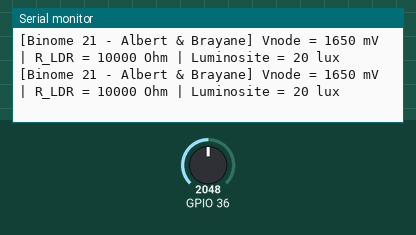
Bench run of a program on a simulated ESP32. Parts: the last lines printed to the serial monitor. Inputs (shaded band) come from the test bench; at power-on: GPIO 36 = 2048.

Above: at 1.2 s.
1.3 s: GPIO 36 set to 2866
At 2.6 s:
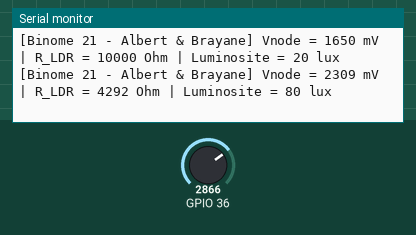
2.8 s: GPIO 36 set to 3603
At 4.0 s:
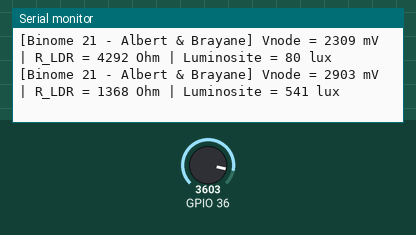
Timing chart, 0 to 5.8 s (numbered marks = the images above; inputs shaded):
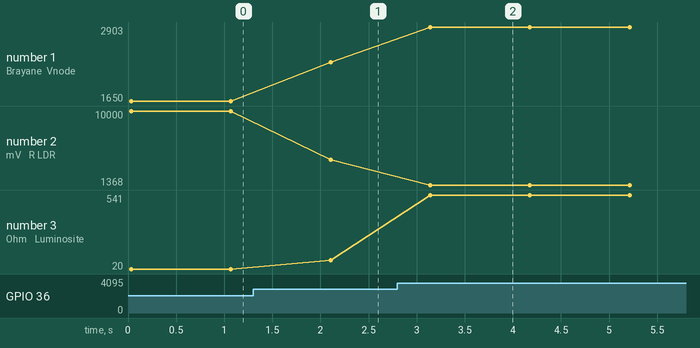

Measured:
- after the input at 1.3 s, the serial monitor: prints a new line after 0.81 s (image 1)
- after the input at 2.8 s, the serial monitor: prints a new line after 0.34 s (image 2)
- plotted number 1: 1650 → 2309 after the input at 1.3 s, 2309 → 2903 after the input at 2.8 s
- plotted number 2: 10000 → 4292 after the input at 1.3 s, 4292 → 1368 after the input at 2.8 s
- plotted number 3: 20 → 80 after the input at 1.3 s, 80 → 541 after the input at 2.8 s

The program:

main.cpp
```cpp
// ============================================================================
// [1.5.3.2] ADC - LDR GL5528 : resistance reelle (Ohm) puis luminosite (lux)
// Binome 21 - Albert & Brayane
//
// Montage : MEME pont diviseur que 1.5.2 (on repasse la LDR + 10k sur GPIO36) :
//   3V3 ---[ LDR ]---+---[ R_fixe 10k ]--- GND        ( noeud -> GPIO36 )
//
// Etape 1 : R_LDR a partir du pont diviseur (LDR cote 3V3) :
//   Vnode = Vsupply * R_fixe / (R_LDR + R_fixe)
//   ==> R_LDR = R_fixe * (Vsupply - Vnode) / Vnode
//
// Etape 2 : luminosite en lux a partir du datasheet GL5528 (serie GL55, p.2) :
//   une LDR suit  R = R10 * (E/10)^(-gamma)   ==>   E(lux) = 10 * (R10 / R_LDR)^(1/gamma)
//   GL5528 : R10 (a 10 lux) = 10-20 kOhm  (on prend 15k nominal) ; gamma = 0.6
//
// NB : R10 est donne en PLAGE par le datasheet -> le lux obtenu est un ORDRE DE
//      GRANDEUR, pas une mesure de luxmetre. On lit avec analogReadMilliVolts()
//      (tension calibree) car on exploite la valeur absolue de Vnode.
// ============================================================================
#include <Arduino.h>
#include <math.h>

const char* PREFIX = "[Binome 21 - Albert & Brayane]";
const int   LDR        = 36;        // GPIO36 = VP = ADC1_CH0 (noeud du pont)
const float VSUPPLY_MV = 3300.0;    // rail 3V3 (nominal ; alim de la LDR = 3V3, PAS VIN)
const float R_FIXE     = 10000.0;   // resistance fixe du pont : 10 kOhm

// --- Parametres datasheet GL5528 (serie GL55) ---
const float R10   = 15000.0;        // resistance a 10 lux (~10-20k -> 15k nominal)
const float GAMMA = 0.6;            // pente gamma (10-100 lux)

const int N = 16;                   // moyenne pour lisser le bruit

void setup() {
  Serial.begin(115200);
}

void loop() {
  uint32_t somme = 0;
  for (int i = 0; i < N; i++) { somme += analogReadMilliVolts(LDR); delay(2); }
  float vnode_mV = somme / (float)N;                  // tension du noeud (mV, calibree)

  if (vnode_mV < 1) vnode_mV = 1;                     // garde-fou division par zero
  float r_ldr = R_FIXE * (VSUPPLY_MV - vnode_mV) / vnode_mV;   // Ohm
  if (r_ldr < 1) r_ldr = 1;

  float lux = 10.0 * pow(R10 / r_ldr, 1.0 / GAMMA);   // formule GL5528

  Serial.print(PREFIX);
  Serial.print(" Vnode = "); Serial.print(vnode_mV, 0); Serial.print(" mV");
  Serial.print(" | R_LDR = "); Serial.print(r_ldr, 0); Serial.print(" Ohm");
  Serial.print(" | Luminosite = "); Serial.print(lux, 0); Serial.println(" lux");

  delay(1000);
}
```
